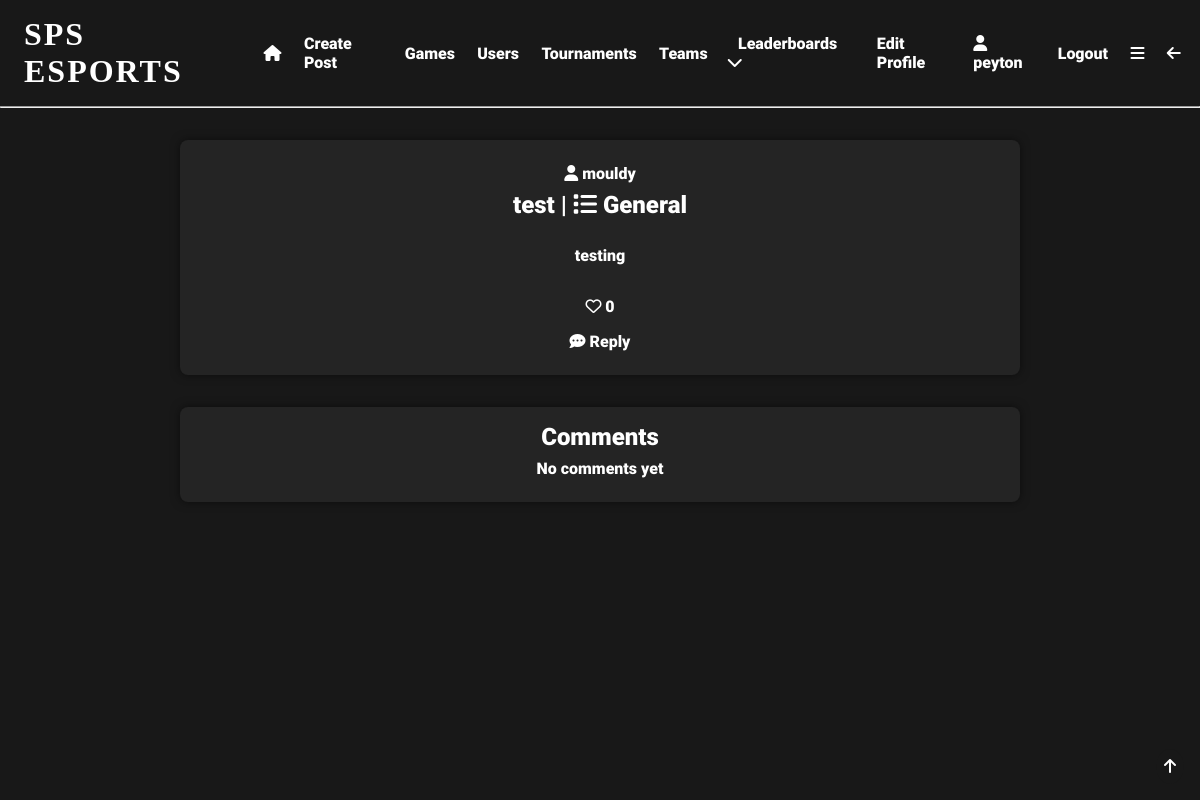
The app's page /post/2 (signed in) with its own data.
### app/models.py (models this page shows, shortened)
class User(UserMixin, db.Model):
    user_id = db.Column(db.Integer, primary_key=True)
    username = db.Column(db.String(64), index=True, unique=True)
    email = db.Column(db.String(120), index=True, unique=True)
    password_hash = db.Column(db.String(128), nullable=False)
    pfp = db.Column(db.String(140))
    user_bio = db.Column(db.String(140), default='New to SPS eSports!!!')
    pronouns = db.Column(db.String(64), nullable=True)
    skill_level = db.Column(db.String(64), default='Unsure')
    role = db.Column(db.String(64))
    grade = db.Column(db.String(64), nullable=True, default='Unsure')
    availability = db.Column(db.String(140), default='Unsure')
    teams = db.relationship('Teams', back_populates='user')
    team_users = db.relationship('TeamUsers', back_populates='user')
    posts = db.relationship('Posts', back_populates='user')
    likes = db.relationship('Likes', back_populates='user')
    tournaments = db.relationship('Tournaments', back_populates='user')
    favourite_games = db.relationship('FavouriteGames', back_populates='user')
    tournament_users = db.relationship('TournamentUsers', back_populates='user')
    comments = db.relationship('Comments', back_populates='user')
    matches = db.relationship('Matches', back_populates='user')
    match_users = db.relationship('MatchUsers', back_populates='user')
    following = db.relationship('Following', backref='user', foreign_keys='Following.user_id')
    followed = db.relationship('Following', foreign_keys='Following.following_id')
    sponsor = db.relationship('SponsoredUsers', backref='user', foreign_keys='SponsoredUsers.sponsor_id')
    sponsored = db.relationship('SponsoredUsers', foreign_keys='SponsoredUsers.sponsored_id')

class Posts(db.Model):
    post_id = db.Column(db.Integer, primary_key=True, index=True, unique=True, nullable=False)
    post_title = db.Column(db.String(64), nullable=False)
    post_content = db.Column(db.String(140), nullable=False)
    post_date = db.Column(db.DateTime, nullable=False)
    post_type = db.Column(db.String(64))
    likes = db.Column(db.Integer, default=0)
    user_id = db.Column(db.Integer, db.ForeignKey('user.user_id'), name='post_user_id', nullable=False)
    user = db.relationship('User', back_populates='posts')
    post_likes = db.relationship('Likes', back_populates='post')
    comments = db.relationship('Comments', back_populates='post')

### app/routes.py (the view)
@app.route('/post/<post_id>', methods=['GET', 'POST'])
@login_required
def post(post_id):
    post = Posts.query.filter_by(post_id=post_id).first_or_404()
    creator = User.query.filter_by(user_id=post.user_id).first()
    is_liked = Likes.query.filter_by(user_id=current_user.user_id, post_id=post_id).count()
    my_post = Posts.query.filter_by(post_id=post_id, user_id=current_user.user_id).count()
    likes = Likes.query.filter_by(post_id=post_id).count()
    comments = Comments.query.filter_by(post_id=post_id).all()
    return render_template('post.html', post=post, creator=creator, is_liked=is_liked, my_post=my_post, comments=comments, likes=likes)

### app/models.py (called while the page is built)
@login.user_loader
def load_user(user_id):
    return User.query.get(int(user_id))  # returns the user id as an integer

### app/templates/post.html (shortened to what this page needs)
{% extends 'base.html' %}
{% block content %}
<div class="centre">
    <div class="gen-container lineup">
        <a href="{{url_for('user', username=creator.username)}}"><i class="fa-solid fa-user"></i>  {{creator.username}}</a>
        <h2>{{post.post_title}} | <i class="fa-solid fa-list"></i>  {{post.post_type}}</h2>
        <br>
        <p>{{post.post_content}}</p>
        {% if is_liked == 1 %}
        <a href="{{url_for('like', post_id=post.post_id)}}"><i class="fa-solid fa-heart"></i> {{likes}}</a>
        {% else %}
        {% if my_post == 0 %}
        <a href="{{url_for('like', post_id=post.post_id)}}"><i class="fa-regular fa-heart"></i>  {{likes}}</a>
        {% endif %}
        {% endif %}
        <a href="{{url_for('post_comment', post_id=post.post_id)}}"><i class="fa-solid fa-comment-dots"></i>  Reply</a>
    </div>
    <div class="gen-container">
        <h2>Comments</h2>
        {% if comments %}
            {% for comment in comments %}
            <div class="post">
                <p><a href="{{url_for('user', username=comment.username)}}">{{comment.username}}</a> <i
                        class="fa-solid fa-comment"></i></p>
                <p>{{comment.comment_content}}</p>
                <p>{{comment.comment_date|format_datetime}}</p>
            </div>
            {% endfor %}
        {% else %}
        <p>No comments yet</p>
        {% endif %}
    </div>
</div>
{% endblock %}

### app/templates/base.html (shortened to what this page needs)
<!DOCTYPE html>
<html lang="en">
<head>
    <link rel="stylesheet" href="{{ url_for('static', filename='css/styles.css') }}">
</head>
<body>
  <div id="top" class="header">
      {% if current_user.is_anonymous %}
        <h1 onclick="location.href='login'">SPS ESPORTS</h1>
        <a href="{{ url_for('login') }}">Login</a>
        <a href="{{ url_for('register') }}">Register</a>
      {% else %}
        <h1 onclick="location.href='{{url_for('index')}}'">SPS ESPORTS</h1>
        <a href="{{ url_for('index') }}"><i class="fa-solid fa-house"></i></a>
        <a href="{{ url_for('create_post') }}">Create Post</a>
        <a href="{{ url_for('search') }}">Games</a>
        <a href="{{ url_for('user_search') }}">Users</a>
        <a href="{{ url_for('tournament_search') }}">Tournaments</a>
        <a href="{{url_for('team_search')}}">Teams</a>
        <div class="expand">
            <div class="expand-button">
                <a href="javascript:showDropdown()">Leaderboards  <i class="fa-solid fa-chevron-down"></i></a>
            </div>
        </div>
        <a href="{{ url_for('edit_profile') }}">Edit Profile</a>
        <a href="{{ url_for('user', username=current_user.username) }}"><i class="fa-solid fa-user"></i>   {{current_user.username}}</a>
        <a href="{{ url_for('logout') }}">Logout</a>
        <a href="javascript:showNavBar()"><i class="fa-solid fa-bars"></i></a>
        <a href="javascript:window.history.back();"><i class="fa-solid fa-arrow-left"></i></a>
      {% endif %}
  </div>
    <hr>
  <div class="topbutton">
    <a href="#top"><i class="fa-solid fa-arrow-up"></i></a>
  </div>
{% block content %} {% endblock %}
</body>
</html>

### app/static/css/styles.css (style rules this page uses)
* { margin: 0; padding: 0; box-sizing: border-box; scroll-behavior: smooth; scrollbar-width: thin; scrollbar-color: white var(--bg); }
body { background: var(--bg); color: white; }
:root { --accent: #e81c29; --bg: #181818; --bg2: #282828; --lightbg: rgba(255,255,255,0.05); }
.header { display:flex; align-items: center; padding: 1em 0.5em; }
.header a { padding: 0em 0.7em; font-family: 'Roboto'; font-size: 1em; text-decoration: none; transition: 0.5s; position: relative; transition: 0.3s; color: white; }
.header a::before { content: ''; position: absolute; width: 100%; height: 2px; left: 0; bottom: -2px; background-color: var(--accent); transform-origin: right; transform: scaleX(0); transition: transform 0.3s; }
.header h1 { box-shadow: inset 0 0 0 0 var(--bg); font-family: 'Nausea'; letter-spacing: 2px; padding: 0 0.5em; position: relative; transition: color 0.3s ease-in-out, box-shadow 0.3s ease-in-out; }
.expand { font-family: 'Roboto'; padding: 0.5em; position: relative; }
h1 { font-family: 'Roboto'; font-size: 2em; }
h2 { font-family: 'Roboto'; font-size: 1.5em; }
.topbutton { position: fixed; bottom: 1em; right: 1em; padding: 0.5em; border-radius: 50%; background-color: var(--bg); color: white; font-family: 'Roboto'; font-size: 1em; transition: 0.5s; }
p { font-family: 'Roboto'; font-size: 1em; padding: 0.5em 0; }
a { color: white; text-decoration: none; transition: 0.5s; padding: 0.5em 0; position: relative; font-family: 'Roboto'; }
a::before { content: ''; position: absolute; width: 100%; height: 2px; left: 0; bottom: -2px; background-color: var(--accent); transform-origin: right; transform: scaleX(0); transition: transform 0.3s; }
.centre { display: flex; flex-flow: row wrap; align-items: center; justify-content: center; width: 100%; margin: 1em 0; }
.gen-container { display: flex; flex-flow: column wrap; align-items: center; justify-content: center; width: 70%; margin: 1em 0; font-family: 'Roboto'; background-color: var(--lightbg); padding: 1em; border-radius: 0.5em; box-shadow: 0 0 10px 0 rgba(0,0,0,0.5); }
.lineup a::before { top: 80%; }

### records on screen
User: username "peyton"
User: username "mouldy"
Posts: post_title "test", post_type "General", post_content "testing"

### other values on screen
{{ likes }} "0"
